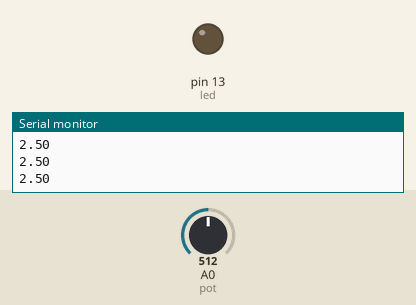
This sketch was run on a simulated Arduino Uno, built with avr-gcc and run on an emulated ATmega328P. Parts: output pins drawn as LEDs (lit = HIGH), the last lines printed to the serial monitor. The inputs (shaded band) are chosen by the test bench; at power-on: A0 (pot) = 512.

Above: at 1.2 s.
1.3 s: A0 (pot) set to 599
2.8 s: A0 (pot) set to 627
At 4.0 s:
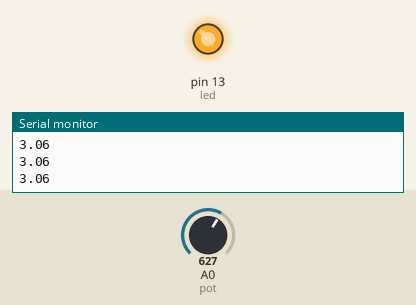
4.3 s: A0 (pot) set to 511
At 5.4 s:
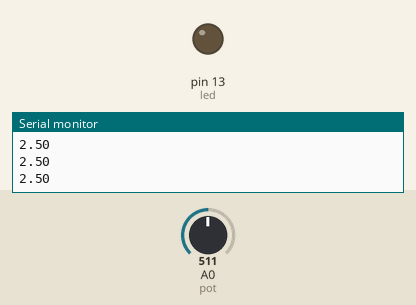
5.8 s: A0 (pot) set to 716
At 6.8 s:
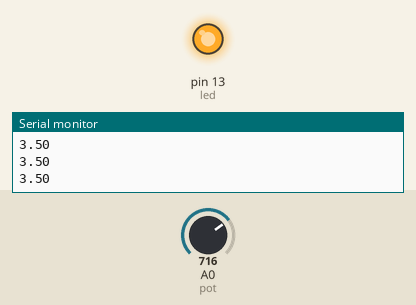
Timing chart, 0 to 8.3 s (numbered marks = the images above; inputs shaded):
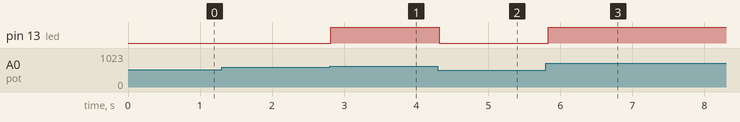

Measured:
- the behaviour switches between 613 and 614 on A0 (pot) (found by bisection; images 0 and 1)
- after the input at 2.8 s, pin 13 (led): LOW → HIGH at once
- after the input at 4.3 s, pin 13 (led): HIGH → LOW at once
- after the input at 5.8 s, pin 13 (led): LOW → HIGH at once

The sketch:

P3A1-ADC.ino
```cpp
//definimos el pin que vamos a usar con el potenciómetro
#define pot A0
//ahora definimos el LED y el pin que usaremos
#define led 13

float value = 0; //variable donde guardaremos valor de pot
float voltaje = 0;

void setup() {
  // put your setup code here, to run once:
  //el pot es entrada analógica y lee directamente entonces no tenemos que poner pinmode
  //empezamos com. serial (siempre al usar USB)
  Serial.begin(9600); //la velocidad de transmisión

  //aquí sí pinmode para el LED
  pinMode(led, OUTPUT);

}

void loop() {
  // put your main code here, to run repeatedly:

  value = analogRead(pot); //leemos potenciómetro y guardamos valor en value
  voltaje = value/1023*5;
  //3 volts en bits = 615
  //LED solo se prende si value > 615 o si voltaje > 3
  if(voltaje > 3) {
    digitalWrite(led, HIGH); //se prende el led si voltaje > 3
    } else {
      digitalWrite(led, LOW);
    }
  //Serial.print("Valor ADC: "); //imprimimos
 Serial.println(voltaje); //imprimimos voltaje potenciómetro con salto de línea
 delay(100); //para imprimir 10 valores en 1seg
}
```
